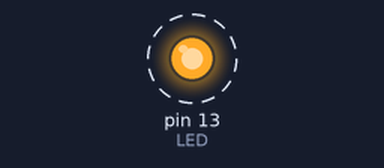
Bench run of a sketch on a simulated Arduino Nano, built with avr-gcc and run on an emulated ATmega328P. Parts: output pins drawn as LEDs (lit = HIGH). Dashed ring = blinking. What the sketch prints to the serial monitor is not drawn.

Above: at 1.2 s.
Timing chart, 0 to 4.0 s (numbered marks = the images above):
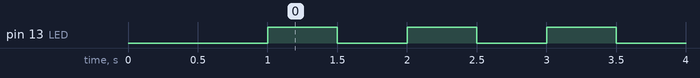

Measured:
- by itself, pin 13 (LED): alternates HIGH for 0.50 s and LOW for 0.50 s

The sketch:

blink_serial.ino
```cpp
// LED pins: ESP32 = 2 Arduino Nano: 13 Pi Pico: LED_BUILTIN
#define LED LED_BUILTIN

void setup() {
  // put your setup code here, to run once:
  Serial.begin(115200);
  delay(1000);
  Serial.println("ESP32 Serial Communication Initialized.");

  pinMode(LED, OUTPUT);
}

void loop() {
  // put your main code here, to run repeatedly:
  Serial.println("Hello World!");
  digitalWrite(LED, HIGH);
  delay(500);
  digitalWrite(LED, LOW);
  delay(500);
}
```
